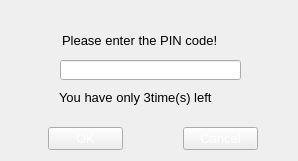
<?xml version="1.0" encoding="UTF-8"?>
<ui version="4.0">
 <class>Form</class>
 <widget class="QWidget" name="Form">
  <property name="geometry">
   <rect>
    <x>0</x>
    <y>0</y>
    <width>298</width>
    <height>161</height>
   </rect>
  </property>
  <property name="windowTitle">
   <string>Form</string>
  </property>
  <property name="styleSheet">
   <string notr="true">QWidget#Form{
background-image: url(Skin/PinInput.png);
} 

QPushButton{ 
border-image:url(Skin/SmallChangeableButton_1.png);
	color: rgb(255, 255, 255);
}
QPushButton:pressed{ 
border-image:url(Skin/SmallChangeableButton_3.png);
}
QPushButton:hover{
border-image:url(Skin/SmallChangeableButton_3.png);
	color: rgb(0, 0, 0);
}
QPushButton:disabled{
border-image:url(Skin/SmallChangeableButton_2.png);
	color: rgb(0, 0, 0);
}</string>
  </property>
  <widget class="QPushButton" name="pushButtonOk">
   <property name="geometry">
    <rect>
     <x>48</x>
     <y>127</y>
     <width>75</width>
     <height>23</height>
    </rect>
   </property>
   <property name="sizePolicy">
    <sizepolicy hsizetype="Fixed" vsizetype="Fixed">
     <horstretch>0</horstretch>
     <verstretch>0</verstretch>
    </sizepolicy>
   </property>
   <property name="minimumSize">
    <size>
     <width>75</width>
     <height>23</height>
    </size>
   </property>
   <property name="maximumSize">
    <size>
     <width>75</width>
     <height>23</height>
    </size>
   </property>
   <property name="font">
    <font>
     <pointsize>10</pointsize>
    </font>
   </property>
   <property name="cursor">
    <cursorShape>PointingHandCursor</cursorShape>
   </property>
   <property name="styleSheet">
    <string notr="true"/>
   </property>
   <property name="text">
    <string>OK</string>
   </property>
   <property name="iconSize">
    <size>
     <width>75</width>
     <height>23</height>
    </size>
   </property>
  </widget>
  <widget class="QPushButton" name="pushButtonCancel">
   <property name="geometry">
    <rect>
     <x>183</x>
     <y>127</y>
     <width>75</width>
     <height>23</height>
    </rect>
   </property>
   <property name="sizePolicy">
    <sizepolicy hsizetype="Fixed" vsizetype="Fixed">
     <horstretch>0</horstretch>
     <verstretch>0</verstretch>
    </sizepolicy>
   </property>
   <property name="minimumSize">
    <size>
     <width>75</width>
     <height>23</height>
    </size>
   </property>
   <property name="maximumSize">
    <size>
     <width>75</width>
     <height>23</height>
    </size>
   </property>
   <property name="font">
    <font>
     <pointsize>10</pointsize>
    </font>
   </property>
   <property name="cursor">
    <cursorShape>PointingHandCursor</cursorShape>
   </property>
   <property name="styleSheet">
    <string notr="true"/>
   </property>
   <property name="text">
    <string>Cancel</string>
   </property>
  </widget>
  <widget class="QLabel" name="labelPIncode">
   <property name="geometry">
    <rect>
     <x>62</x>
     <y>32</y>
     <width>221</width>
     <height>16</height>
    </rect>
   </property>
   <property name="font">
    <font>
     <pointsize>10</pointsize>
    </font>
   </property>
   <property name="text">
    <string>Please enter the PIN code!</string>
   </property>
  </widget>
  <widget class="QLabel" name="labelLeftTime">
   <property name="geometry">
    <rect>
     <x>59</x>
     <y>82</y>
     <width>221</width>
     <height>31</height>
    </rect>
   </property>
   <property name="font">
    <font>
     <pointsize>10</pointsize>
    </font>
   </property>
   <property name="text">
    <string>You have only 3time(s) left</string>
   </property>
   <property name="wordWrap">
    <bool>true</bool>
   </property>
  </widget>
  <widget class="QLineEdit" name="lineEditPin">
   <property name="geometry">
    <rect>
     <x>60</x>
     <y>60</y>
     <width>181</width>
     <height>20</height>
    </rect>
   </property>
   <property name="minimumSize">
    <size>
     <width>100</width>
     <height>0</height>
    </size>
   </property>
  </widget>
 </widget>
 <resources/>
 <connections/>
</ui>
